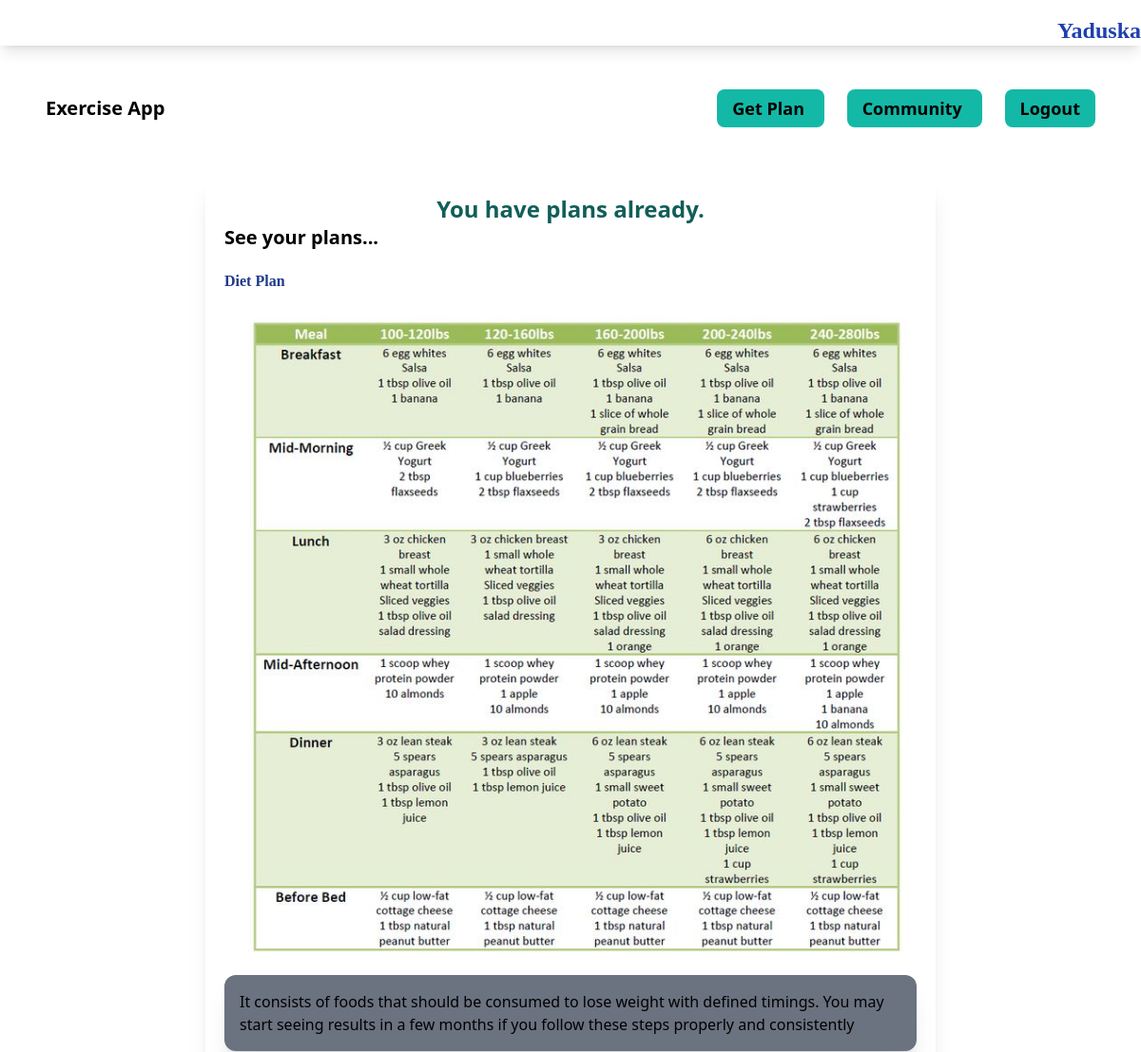
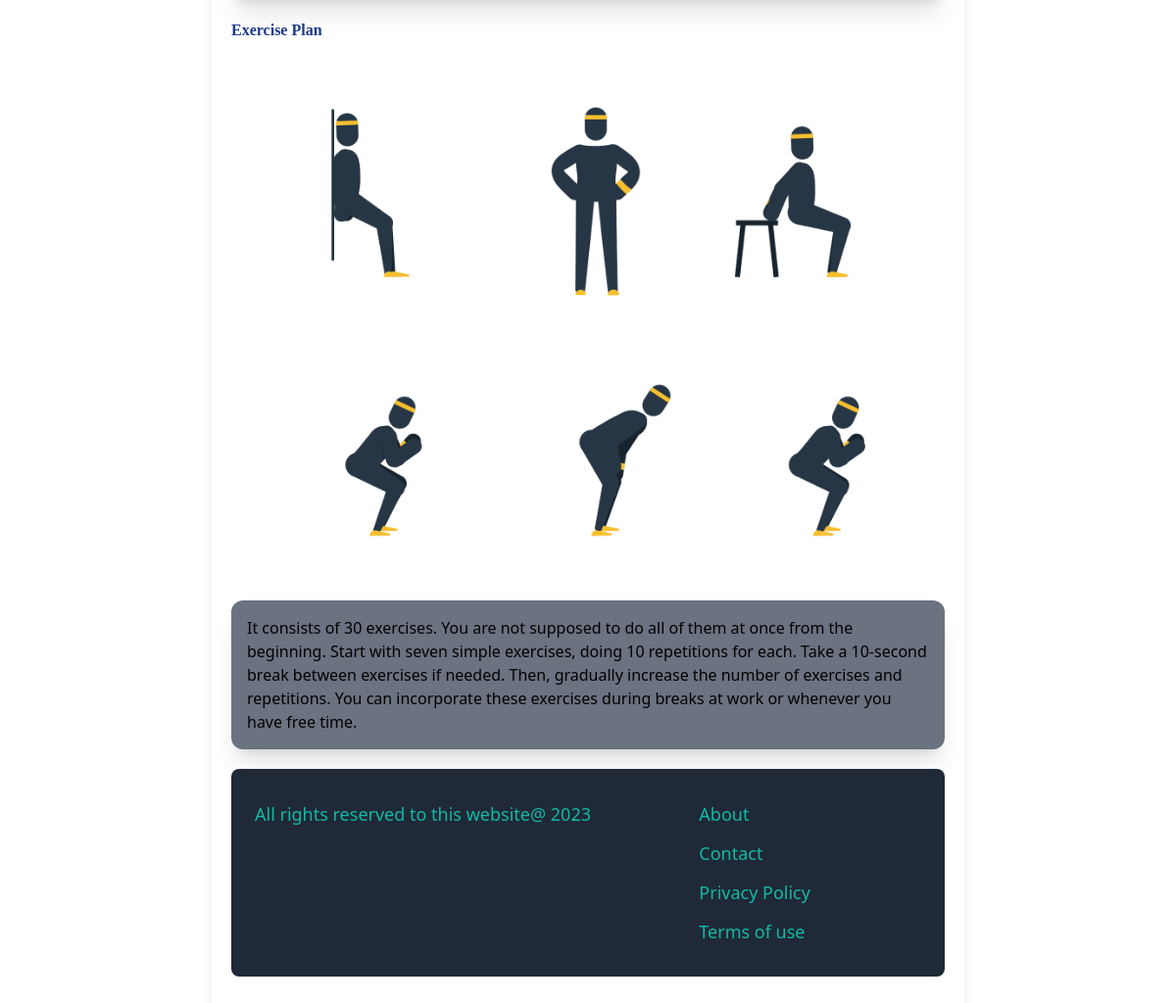
The page /plans/existingplan/ (signed in) on the database its author committed (2 pictures, top to bottom).
### plans/models.py (models this page shows)
class DietPlan(models.Model):
    name=models.CharField(max_length=255)
    description=models.TextField()
    image=models.ImageField(upload_to='images')

class ExercisePlan(models.Model):
    name=models.CharField(max_length=255)
    description=models.TextField()
    image=models.ImageField(upload_to='images')

### plans/views.py (the view)
# urls.py: path('existingplan/',existing_plans,name='existingplan')
@login_required
def existing_plans(request):
    user_detail_object = UserDetails.objects.filter(user=request.user).first()
    return render (request,'plans/existingplans.html',{'exerciseplan': user_detail_object.user_detail.first().exercise_plan, 'dietplan': user_detail_object.user_detail.first().diet_plan,'user_detail_object':user_detail_object})

### plans/templates/plans/existingplans.html (shortened to what this page needs)
{% extends 'core/base.html' %}
{% load static %}
{% block content %}
<div class='max-w-screen-md mx-auto bg-color-red font-white p-5 m-5 shadow-xl  rounded-xl border-b'>
    <div>
    <h1 class='text-center text-2xl font-bold text-teal-800'>You have plans already.</h1>
    <p class='text center text-xl font-bold mb-5'> See your plans...</p>
    </div>
    <div class=''>
      <h1 class='font-serif text-blue-900 font-bold font-2xl'>Diet Plan</h1>
        <div class='rounded-xl w-full  m-2 p-4'>
          <img src="{{ dietplan.image.url }}" alt="dietplan">
        </div>
        <div class='bg-gray-500 flex align-center shadow-xl rounded-xl w-full  mb-5 p-4'>
          <p class=''> {{dietplan.description}} </p>
        </div>
        <div>
            <h1 class='font-serif text-blue-900 font-bold font-2xl'>Exercise Plan</h1>
            <div class='rounded-xl  w-full  m-2 p-4'>
                <img src="{{ exerciseplan.image.url }}" alt="exerciseplan">
            </div>
            <div class='bg-gray-500 flex align-center shadow-xl rounded-xl w-full  mb-5 p-4'>
                <p class=''> {{exerciseplan.description}} </p>
              </div>
        </div>
  </div>
{% endblock%}

### core/templates/core/base.html (shortened to what this page needs)
<html>
  <head>
    <script src='https://cdn.tailwindcss.com' ></script>
  </head>
  <body>
    {% if  request.user.is_authenticated%}
    <div class='ml-auto text-right text-blue-800 font-semibold text-2xl shadow-lg mt-4 mb-4 font-serif'>
      {{request.user.username|capfirst }}
    </div>
    {% endif %}
    <div class='px-6 py-6'>
      <nav class='py-3 px-6 flex justify-between '>
        <a href='/' class='text-xl font-semibold hover:text-gray-500' >Exercise App </a>
        <div class='space-x-6'>
          <a href='{% url 'plans:fillform' %}' class='text-lg font-semibold hover:text-gray-500 bg-teal-500 rounded-lg text-md px-4 py-2'>Get Plan </a>
          <a href='{% url 'community:showall' %}' class='text-lg font-semibold hover:text-gray-500 bg-teal-500 rounded-lg text-md px-4 py-2'>Community </a>
          {% if  request.user.is_authenticated%}
          <a href='{% url 'login:logout' %}' class='text-lg font-semibold hover:text-gray-500 bg-teal-500 rounded-lg text-md px-4 py-2'>Logout </a>
          {% endif%}
        </div>
      </nav> </div>
      {% block content%} {% endblock%}
      <footer class='flex justify-between bg-gray-800 rounded-lg mb-6 mt-3 text-lg px-6 py-8'>
        <div class='w-2/3 pr-10'>
          <p class='text-teal-500'>All rights reserved to this website@ 2023</p>
        </div>
        <div class='w-1/3'>
          <ul class='space-y-3'>
            <li><a href='#' class='text-teal-500 hover:text-teal-700'>About</a></li>
            <li><a href='#'  class='text-teal-500 hover:text-teal-700'>Contact</a></li>
            <li><a href='#'  class='text-teal-500 hover:text-teal-700'>Privacy Policy</a></li>
            <li><a href='#'  class='text-teal-500 hover:text-teal-700'>Terms of use</a></li>
      </footer>
  </body>
</html>

### rows shown on the page
DietPlan: image (picture), description "It consists of foods that should be consumed to lose weight with defined timings. You may start seeing results in a few months if you follow these steps properly and consistently"
ExercisePlan: image (picture), description "It consists of 30 exercises. You are not supposed to do all of them at once from the beginning. Start with seven simple exercises, doing 10 repetitions for each. Take a 10-second break between exercises if needed. Then, gradually increase the number of exercises and repetitions. You can incorporate these exercises during breaks at work or whenever you have free time."

### other values the page prints
{{ request.user.username|capfirst }} "Yaduska"
